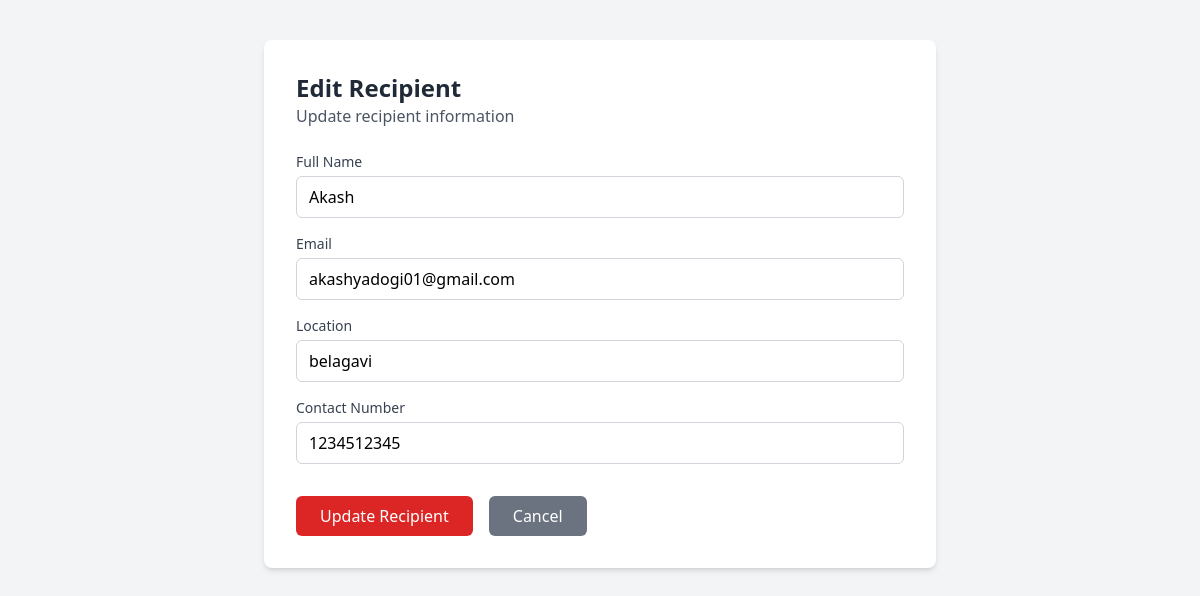
/admin/edit-receiver/1 (signed in), run on an earlier commit of the app's database.
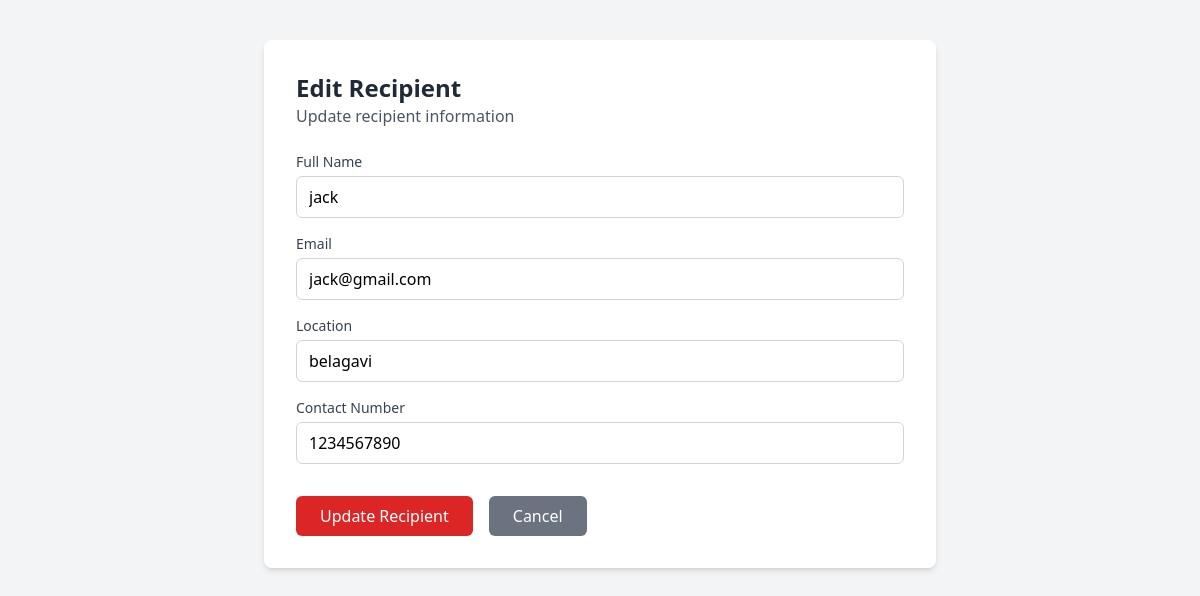
And on a later commit of the database.
### app.py (models this page shows)
class Receiver(db.Model):
    id = db.Column(db.Integer, primary_key=True)
    name = db.Column(db.String(100), nullable=False)
    email = db.Column(db.String(100), unique=True, nullable=False)
    password = db.Column(db.String(200), nullable=False)
    location = db.Column(db.String(200), nullable=False)
    contact = db.Column(db.String(20), nullable=False)
    latitude = db.Column(db.Float, nullable=True)
    longitude = db.Column(db.Float, nullable=True)
    geocoded = db.Column(db.Boolean, default=False)
    last_geocoded = db.Column(db.DateTime, nullable=True)

### app.py (the view, shortened to what this page needs)
@app.route('/admin/edit-receiver/<int:receiver_id>', methods=['GET', 'POST'])
def admin_edit_receiver(receiver_id):
    if session.get('role') != 'admin':
        return redirect('/')
    receiver = Receiver.query.get_or_404(receiver_id)
    return render_template('admin_edit_receiver.html', receiver=receiver)

### templates/admin_edit_receiver.html (shortened to what this page needs)
<!DOCTYPE html>
<html lang="en">
<head>
    <script src="https://cdn.tailwindcss.com"></script>
</head>
<body class="bg-gray-100 min-h-screen">
    <div class="max-w-2xl mx-auto py-10">
        <div class="bg-white rounded-lg shadow-md p-8">
            <div class="mb-6">
                <h1 class="text-2xl font-bold text-gray-800">Edit Recipient</h1>
                <p class="text-gray-600">Update recipient information</p>
            </div>
            <form method="POST" class="space-y-4">
                <div>
                    <label class="block text-sm font-medium text-gray-700 mb-1">Full Name</label>
                    <input type="text" name="name" value="{{ receiver.name }}" required
                           class="w-full px-3 py-2 border border-gray-300 rounded-md focus:outline-none focus:ring-2 focus:ring-red-500">
                </div>
                <div>
                    <label class="block text-sm font-medium text-gray-700 mb-1">Email</label>
                    <input type="email" name="email" value="{{ receiver.email }}" required
                           class="w-full px-3 py-2 border border-gray-300 rounded-md focus:outline-none focus:ring-2 focus:ring-red-500">
                </div>
                <div>
                    <label class="block text-sm font-medium text-gray-700 mb-1">Location</label>
                    <input type="text" name="location" value="{{ receiver.location }}" required
                           placeholder="City, State, Pincode"
                           class="w-full px-3 py-2 border border-gray-300 rounded-md focus:outline-none focus:ring-2 focus:ring-red-500">
                </div>
                <div>
                    <label class="block text-sm font-medium text-gray-700 mb-1">Contact Number</label>
                    <input type="tel" name="contact" value="{{ receiver.contact }}" required
                           class="w-full px-3 py-2 border border-gray-300 rounded-md focus:outline-none focus:ring-2 focus:ring-red-500">
                </div>
                <div class="flex space-x-4 pt-4">
                    <button type="submit"
                            class="bg-red-600 text-white px-6 py-2 rounded-md hover:bg-red-700 focus:outline-none focus:ring-2 focus:ring-red-500">
                        Update Recipient
                    </button>
                    <a href="/admin-dashboard#receivers-section"
                       class="bg-gray-500 text-white px-6 py-2 rounded-md hover:bg-gray-600 focus:outline-none focus:ring-2 focus:ring-gray-500">
                        Cancel
                    </a>
                </div>
            </form>
        </div>
    </div>
</body>
</html>

What changed in the data, as far as the page shows it:
changed Receiver "belagavi": name "Akash" → "jack"; email "akashyadogi01@gmail.com" → "jack@gmail.com"; contact "1234512345" → "1234567890"
